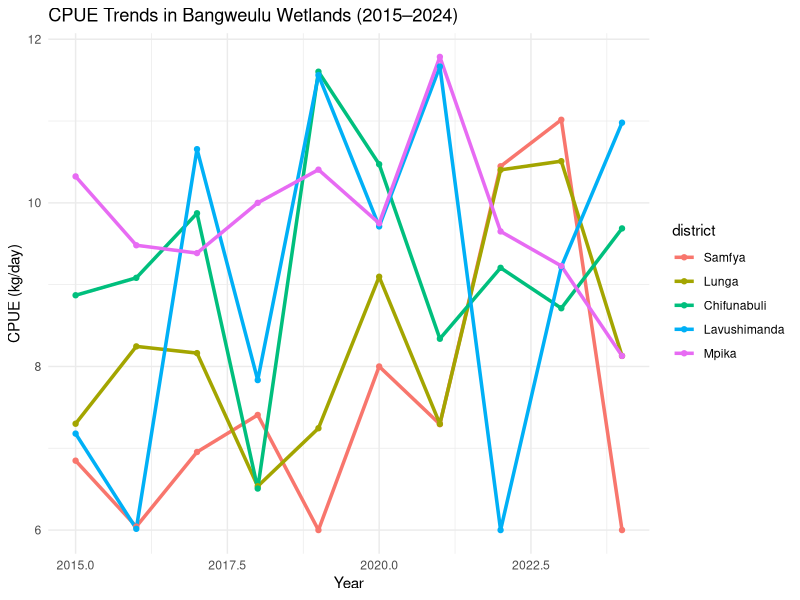

Recreate this plot in R.
# 📌 Load required libraries
library(tidyverse)
library(ggplot2)

# 📊 Simulate Bangweulu Wetlands fishery data
set.seed(42)
cpue_data <- expand.grid(
  district = c("Samfya", "Lunga", "Chifunabuli", "Lavushimanda", "Mpika"),
  year = 2015:2024
) %>%
  mutate(
    effort_days = sample(30:70, n(), replace = TRUE),
    catch_kg = round(effort_days * runif(n(), 6, 12)),  # realistic CPUE ~ 6–12 kg/day
    cpue = catch_kg / effort_days
  )

# 🧮 Inspect the data
head(cpue_data)

# 📈 Plot CPUE trends over time by district
ggplot(cpue_data, aes(x = year, y = cpue, color = district)) +
  geom_line(size = 1.2) +
  geom_point() +
  labs(
    title = "CPUE Trends in Bangweulu Wetlands (2015–2024)",
    x = "Year", y = "CPUE (kg/day)"
  ) +
  theme_minimal()

# 🔍 Fit a linear model (LM)
lm_model <- lm(cpue ~ year + district + effort_days, data = cpue_data)
summary(lm_model)

# 🔍 Fit a generalized linear model (GLM)
glm_model <- glm(cpue ~ year + district + effort_days, data = cpue_data, family = gaussian())
summary(glm_model)

# 🧾 Predict future CPUE (e.g., 2025)
future_data <- data.frame(
  year = 2025,
  district = c("Samfya", "Lunga", "Chifunabuli", "Lavushimanda", "Mpika"),
  effort_days = rep(60, 5)
)

future_data$predicted_cpue <- predict(glm_model, newdata = future_data)

print(future_data)
